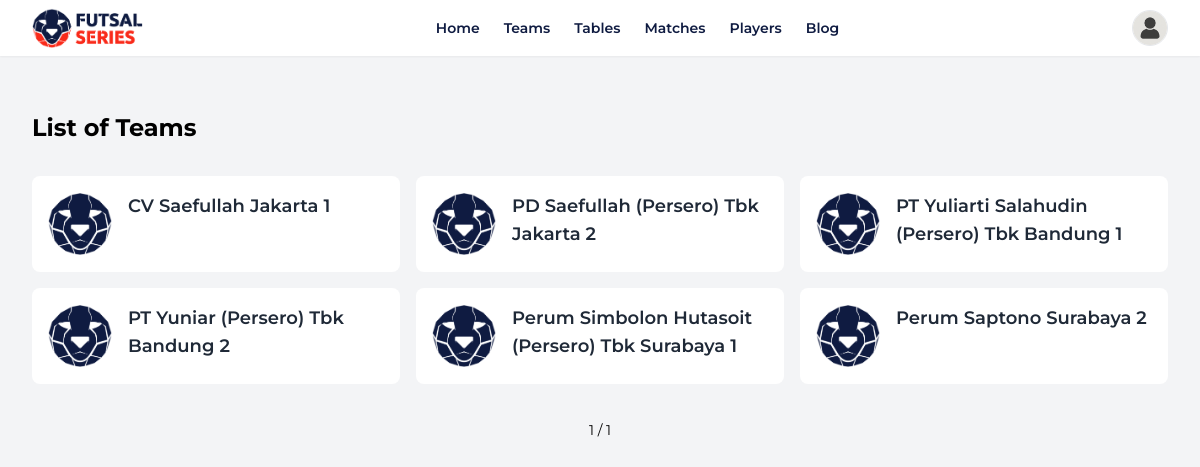
Page /teams/list/ on the committed database.
### apps/teams/models.py (models this page shows, shortened)
class Team(models.Model):
    CATEGORY_CHOICES = [
        ('sma',        'SMA'),
        ('kuliah',     'Kuliah'),
        ('profesional','Profesional'),
    ]
    STATUS_CHOICES = [
        ('approved',   'Approved'),
        ('rejected',   'Rejected'),
        ('whitelist',  'Whitelist'),
        ('pending',    'Pending'),
    ]
    user              = models.OneToOneField(User, on_delete=models.CASCADE)
    region            = models.ForeignKey(Region, on_delete=models.CASCADE)
    school_name       = models.CharField(max_length=255)
    school_nickname   = models.CharField(max_length=100)
    short_name        = models.CharField(
        max_length=8, blank=True,
        help_text='Singkatan 3‑8 huruf, mis. FCB, BVB')
    address           = models.TextField()
    slug            = models.SlugField(unique=True, blank=True)
    coach_name        = models.CharField(max_length=100)
    coach_phone       = models.CharField(max_length=15)
    captain_name      = models.CharField(max_length=100)
    captain_phone     = models.CharField(max_length=15)
    supporter_name    = models.CharField(max_length=100)
    instagram_account = models.CharField(max_length=100, blank=True)
    achievements      = models.TextField()
    logo        = models.ImageField(upload_to='team_logos/',  blank=True, null=True)
    team_photo  = models.ImageField(upload_to='team_photos/')
    category    = models.CharField(max_length=20, choices=CATEGORY_CHOICES, default='sma')
    status      = models.CharField(max_length=10, choices=STATUS_CHOICES, default='pending')
    is_main = models.BooleanField(default=False, help_text="Tick for 12 flagship clubs")
    slug = models.SlugField(max_length=60, unique=True, blank=True, null=True)
    def get_absolute_url(self):
        from django.urls import reverse
        return reverse('team_detail', kwargs={'slug': self.slug})
    @property
    def logo_url(self):
        return self.logo.url if self.logo else ''

### apps/teams/views.py (the view)
# urls.py: path('list/',                   views.list_teams,   name='list_teams'),
def list_teams(request):
    teams = Team.objects.filter(status='approved')
    page_obj = Paginator(teams, 12).get_page(request.GET.get('page'))
    return render(request, 'teams/list_teams.html', {'page_obj': page_obj})

### apps/teams/templates/teams/list_teams.html (shortened to what this page needs)
{% extends 'base.html' %}
{% load static %}
{% block content %}
<h2 class="text-2xl font-bold my-8">List of Teams</h2>
<div class="container mx-auto max-w-7xl">
  <div class="grid grid-cols-1 sm:grid-cols-2 lg:grid-cols-3 xl:grid-cols-4 gap-4 items-stretch">
    {% for team in page_obj %}
    <a href="{{ team.get_absolute_url }}" class="block h-full">
      <div class="bg-white p-4 rounded-lg flex items-start space-x-4 h-full">
        <div class="flex-shrink-0 w-16 h-16">
          {% if team.logo_url %}
            <img src="{{ team.logo_url }}"
                 alt="{{ team.school_name }} Logo"
                 class="w-full h-full object-contain rounded">
          {% else %}
            <img src="{% static 'images/teams-default.png' %}"
                 alt="Default Logo"
                 class="w-full h-full object-contain rounded">
          {% endif %}
        </div>
        <div class="flex flex-col flex-1">
          <h3 class="text-lg font-semibold text-gray-800 line-clamp-2">
            {{ team.school_name }}
          </h3>
        </div>
      </div>
    </a>
    {% endfor %}
  </div>
  <div class="mt-8 flex justify-center">
    <div class="flex space-x-2 text-sm">
      <span class="px-3 py-1">{{ page_obj.number }} / {{ page_obj.paginator.num_pages }}</span>
    </div>
  </div>
</div>
{% endblock %}

### apps/core/templates/base.html (style rules this page uses)
body { font-family:'Montserrat',sans-serif }

### rows in the picture
Team: school_name "CV Saefullah Jakarta 1"
Team: school_name "PD Saefullah (Persero) Tbk Jakarta 2"
Team: school_name "PT Yuliarti Salahudin (Persero) Tbk Bandung 1"
Team: school_name "PT Yuniar (Persero) Tbk Bandung 2"
Team: school_name "Perum Simbolon Hutasoit (Persero) Tbk Surabaya 1"
Team: school_name "Perum Saptono Surabaya 2"

### other values in the picture
{{ page_obj.number }} "1"
{{ page_obj.paginator.num_pages }} "1"
